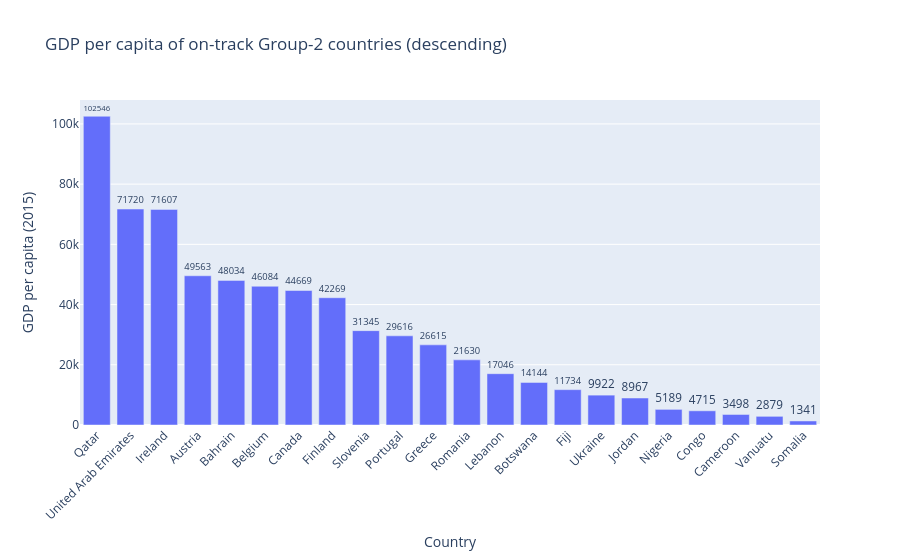

The cell this chart's notebook holds for it:
### Markdown cell above
Die Grafik zeigt die 22 „on-track“-Länder, sortiert nach GDP pro Kopf in absteigender Reihenfolge. Sie verdeutlicht, dass nachhaltige Fortschritte in der gleichzeitigen Reduktion von Klimavulnerabilität und Emissionen nicht auf wohlhabende Staaten beschränkt sind, sondern über ein breites ökonomisches Spektrum hinweg auftreten.

### Code cell
fig = px.bar(
    on_track,
    x="Name",
    y="gdp_pc",
    text="gdp_pc",
    labels={
        "Name": "Country",
        "gdp_pc": f"GDP per capita ({GDP_YEAR})"
    },
    title="GDP per capita of on-track Group-2 countries (descending)"
)

fig.update_traces(
    texttemplate="%{text:.0f}",
    textposition="outside"
)

fig.update_layout(
    xaxis_tickangle=-45,
    yaxis_title=f"GDP per capita ({GDP_YEAR})",
    xaxis_title="Country"
)

fig.show()

### Figure 1 — Plotly figure (JSON) as saved in the notebook; plotly's stock layout.template omitted (floating-point values rounded to 4 significant figures)
{"data": [{"hovertemplate": "Country=%{x}<br>GDP per capita (2015)=%{text}<extra></extra>", "legendgroup": "", "marker": {"color": "#636efa", "pattern": {"shape": ""}}, "name": "", "orientation": "v", "showlegend": false, "text": [102500.0, 71720.0, 71610.0, 49560.0, 48030.0, 46080.0, 44670.0, 42270.0, 31340.0, 29620.0, 26610.0, 21630.0, 17050.0, 14140.0, 11730.0, 9922.0, 8967.0, 5189.0, 4715.0, 3498.0, 2879.0, 1341.0], "textposition": "outside", "x": ["Qatar", "United Arab Emirates", "Ireland", "Austria", "Bahrain", "Belgium", "Canada", "Finland", "Slovenia", "Portugal", "Greece", "Romania", "Lebanon", "Botswana", "Fiji", "Ukraine", "Jordan", "Nigeria", "Congo", "Cameroon", "Vanuatu", "Somalia"], "xaxis": "x", "y": [102500.0, 71720.0, 71610.0, 49560.0, 48030.0, 46080.0, 44670.0, 42270.0, 31340.0, 29620.0, 26610.0, 21630.0, 17050.0, 14140.0, 11730.0, 9922.0, 8967.0, 5189.0, 4715.0, 3498.0, 2879.0, 1341.0], "yaxis": "y", "type": "bar", "texttemplate": "%{text:.0f}"}], "layout": {"xaxis": {"anchor": "y", "domain": [0.0, 1.0], "title": {"text": "Country"}, "tickangle": -45}, "yaxis": {"anchor": "x", "domain": [0.0, 1.0], "title": {"text": "GDP per capita (2015)"}}, "legend": {"tracegroupgap": 0}, "title": {"text": "GDP per capita of on-track Group-2 countries (descending)"}, "barmode": "relative"}}
